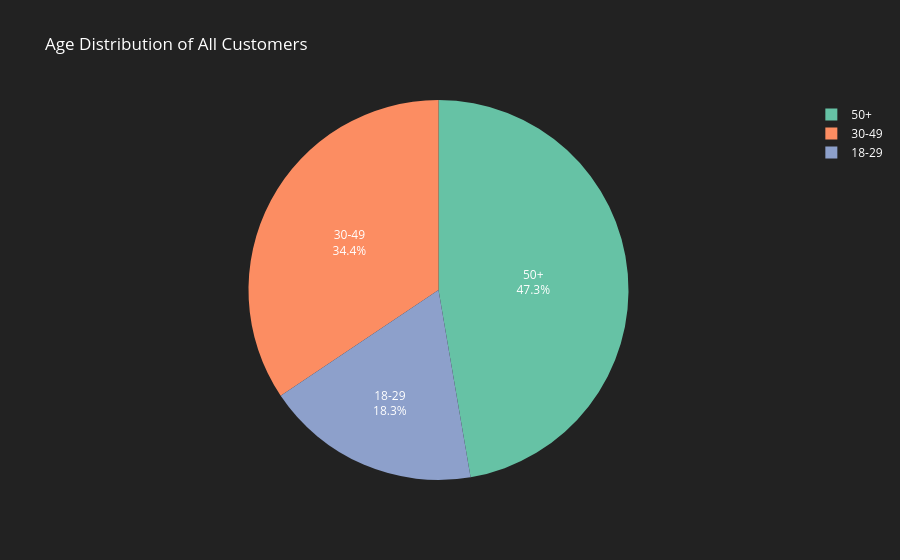

Notebook code cell kept with this figure:
### Markdown cell above
### Pie chart for overall age distribution of customers

### Code cell
age_counts = df_customers['age_group'].value_counts().sort_index()
fig3 = px.pie(
    values=age_counts.values,
    names=age_counts.index,
    title='Age Distribution of All Customers',
    color_discrete_sequence=px.colors.qualitative.Set2
    )
fig3.update_traces(textinfo='percent+label', textfont_color='white')
fig3.update_layout(
    plot_bgcolor='#222',
    paper_bgcolor='#222',
    font_color='white',
    title_font_color='white',
    legend_font_color='white',
    xaxis=dict(tickfont=dict(color='white')),
    yaxis=dict(tickfont=dict(color='white'))
    )
fig3.show()

### Figure 1 — Plotly figure (JSON) as saved in the notebook; plotly's stock layout.template omitted (floating-point values rounded to 4 significant figures)
{"data": [{"domain": {"x": [0, 1], "y": [0, 1]}, "hovertemplate": "label=%{label}<br>value=%{value}<extra></extra>", "labels": ["18-29", "30-49", "50+"], "legendgroup": "", "name": "", "showlegend": true, "textfont": {"color": "white"}, "textinfo": "percent+label", "type": "pie", "values": [183, 344, 473]}], "layout": {"font": {"color": "white"}, "legend": {"font": {"color": "white"}, "tracegroupgap": 0}, "paper_bgcolor": "#222", "piecolorway": ["rgb(102,194,165)", "rgb(252,141,98)", "rgb(141,160,203)", "rgb(231,138,195)", "rgb(166,216,84)", "rgb(255,217,47)", "rgb(229,196,148)", "rgb(179,179,179)"], "plot_bgcolor": "#222", "title": {"font": {"color": "white"}, "text": "Age Distribution of All Customers"}, "xaxis": {"tickfont": {"color": "white"}}, "yaxis": {"tickfont": {"color": "white"}}}}
